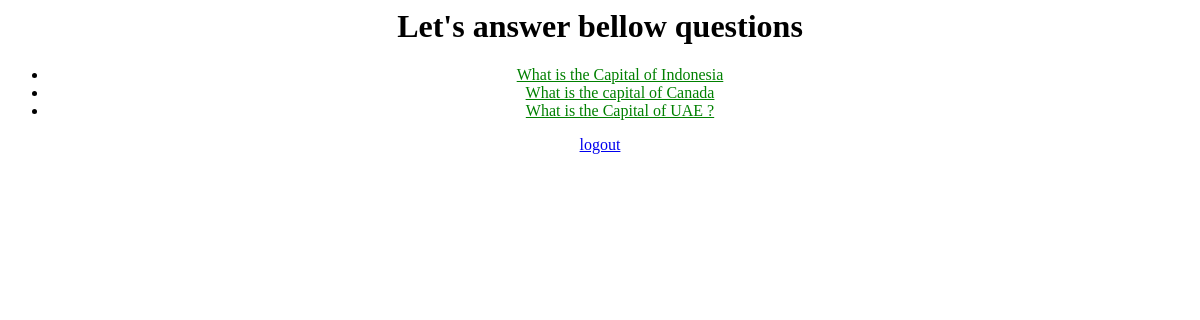
/polls/, run on an earlier commit of the app's database.
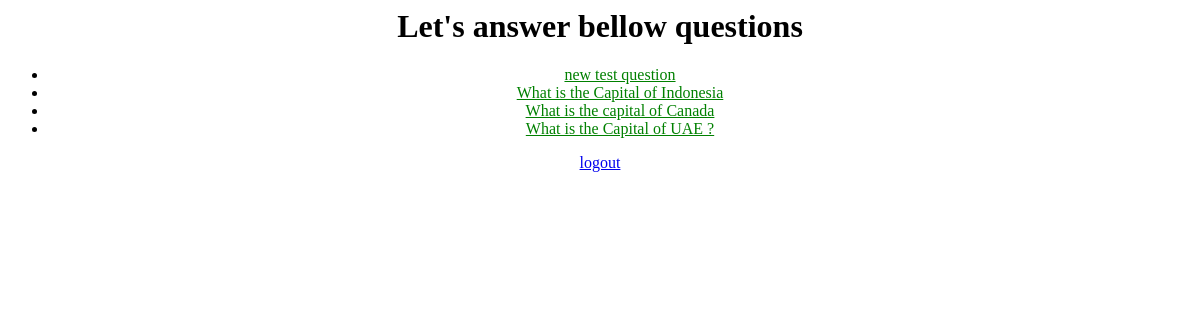
And on a later commit of the database.
### polls/models.py (models this page shows, shortened)
class Question(models.Model):
	question_text = models.CharField(max_length=200)
	answer = models.CharField(max_length=200)
	pub_date = models.DateTimeField('date published')
	def was_published_recently(self):
		now = timezone.now()
		return now - datetime.timedelta(days=1) <= self.pub_date <= now
	was_published_recently.admin_order_field = 'pub_date'
	was_published_recently.boolean = True
	was_published_recently.short_description = "Published Recently ?"

### polls/views.py (the view)
# urls.py: path('', views.IndexView.as_view(), name='poll_index'),
class IndexView(generic.ListView):
    template_name = 'polls/index.html'
    context_object_name = 'latest_question_list'
    def get_queryset(self):
        return Question.objects.filter(
            pub_date__lte = timezone.now()
        ).order_by('-pub_date')[:5]

### polls/templates/polls/index.html
{% load static %}
<link rel="stylesheet" type="text/css" href="{% static 'polls/style.css' %}">
<body>
<h1 align=center> Let's answer bellow questions </h1>
<div align=center>
{% if latest_question_list %}
    <ul>
    {% for question in latest_question_list %}
        <li><a href="{% url 'polls:detail' question.id%} ">{{ question.question_text }}</a></li>
    {% endfor %}
    </ul>
{% else %}
    <p>No polls are available.</p>
{% endif %}
<a href="{% url 'logout' %}">logout</a>
</div>
</body>

### polls/static/polls/style.css (style rules this page uses)
li a { color: green; }

What changed in the data, as far as the page shows it:
added Question: question_text "new test question"
